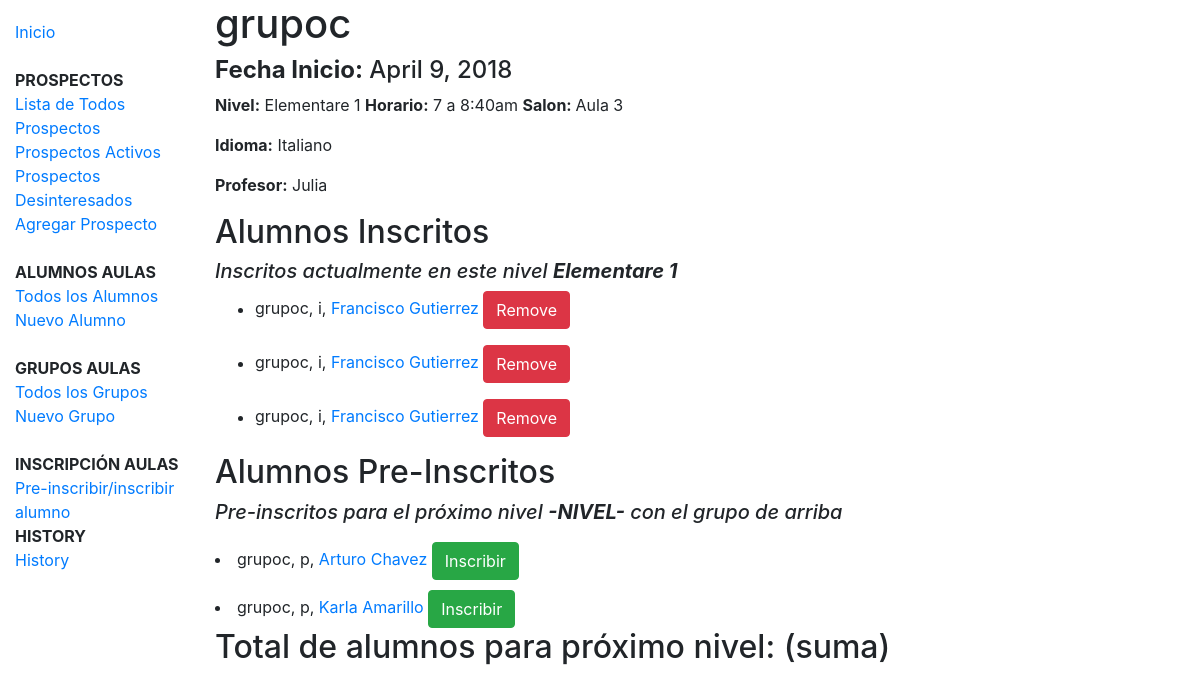
Page /grupos/grupo/3 on the committed database.
### grupos/models.py (models this page shows, shortened)
class Grupo(models.Model):
    nombre = models.CharField(max_length=100, unique=True)
    fecha_inicio = models.DateField(null=True, blank=True)
    idioma = models.ForeignKey(Idioma, on_delete=models.SET_NULL, null=True)
    nivel = models.ForeignKey(Nivel, on_delete=models.SET_NULL, null=True)
    horario = models.ForeignKey('Horario', on_delete=models.SET_NULL, null=True)
    profesor = models.ForeignKey('Profesor', on_delete=models.SET_NULL, null=True)
    salon = models.ForeignKey('Salon', on_delete=models.SET_NULL, null=True)
    members = models.ManyToManyField('Alumno',related_name='preubanormal', through='Membership')
    def __str__(self):
        return self.nombre

class Nivel(models.Model):
    idioma = models.ForeignKey(Idioma, on_delete=models.CASCADE, null=True)
    name = models.CharField(max_length=100, help_text="Ingresa el nivel)")
    def __str__(self):
        return self.name

class Horario(models.Model):
    name = models.CharField(max_length=100, help_text="Ingresa el horario")
    def __str__(self):
        return self.name

class Salon(models.Model):
    name = models.CharField(max_length=100, help_text="Ingresa el aula")
    def __str__(self):
        return self.name

class Idioma(models.Model):
    name = models.CharField(max_length=100, help_text="Ingresa el idioma de interés (Inglés, Español etc.)")
    def __str__(self):
        return self.name

class Profesor(models.Model):
    name = models.CharField(max_length=100, help_text="Ingresa el profesor")
    def __str__(self):
        return self.name

class Membership(models.Model):
    STATUS = (
        ('i', 'Inscrito'),
        ('p', 'Pre-inscrito'),
    )
    alumno = models.ForeignKey(Alumno, on_delete=models.CASCADE)
    grupo = models.ForeignKey(Grupo, on_delete=models.CASCADE, null=True)
    status = models.CharField(max_length=1, choices=STATUS, blank=True, default='p')

class Alumno(models.Model):
    nombre = models.CharField(max_length=100)
    apaterno = models.CharField(max_length=100)
    amaterno = models.CharField(max_length=100, blank=True, null=True)
    cel = models.IntegerField(blank=True, null=True)
    tel = models.IntegerField(blank=True, null=True)
    email = models.EmailField(blank=True, null=True)
    fecha_nacimiento = models.DateField(null=True, blank=True)
    direccion = models.CharField(max_length=400)
    def get_absolute_url(self):
        return reverse('alumno-detail', kwargs={'pk': self.pk})
    def __str__(self):
        return self.nombre + ' ' + self.apaterno

### grupos/views.py (the view)
# urls.py: path('grupo/<int:pk>', views.GrupoDetailView.as_view(), name='grupo-detail'),
class GrupoDetailView(generic.DetailView):
    model = Grupo

### grupos/templates/grupos/grupo_detail.html
{% extends "base_generic.html" %}
{% block content %}
<h1>{{ grupo.nombre }}</h1>
<h4><b>Fecha Inicio:</b> {{ grupo.fecha_inicio }}</h4>
<p><b>Nivel:</b> {{ grupo.nivel }}   <b>Horario:</b> {{ grupo.horario }} <b>Salon: </b>{{ grupo.salon }}</p>
<p><b>Idioma:</b> {{ grupo.idioma }}</p>
<p><b>Profesor:</b> {{ grupo.profesor }}</p>
<h2>Alumnos Inscritos</h2>
<h5><i>Inscritos actualmente en este nivel <b>{{ grupo.nivel }}</b></i></h5>
{% for x in grupo.membership_set.all %}
{% if x.status == 'i' %}
  <ul>
    <li>{{ x.grupo }}, {{ x.status }}, <a href="{{ x.alumno.get_absolute_url }}">{{ x.alumno }}</a> <a class="btn btn-danger" href="{% url 'remover-miembro' x.pk %}">Remove</a></li>
  </ul>
{% endif %}
{% endfor %}
<h2>Alumnos Pre-Inscritos</h2>
<h5><i>Pre-inscritos para el próximo nivel <b>-NIVEL-</b> con el grupo de arriba</i></h5>
{% for x in grupo.membership_set.all %}
{% if x.status == 'p' %}
<li style="padding-top:10px">{{ x.grupo }}, {{ x.status }}, <a href="{{ x.alumno.get_absolute_url }}">{{ x.alumno }}</a> <a class="btn btn-success" href="{% url 'inscribir-miembro' x.pk %}">Inscribir</a></li>
{% endif %}
{% endfor %}
<h2>Total de alumnos para próximo nivel: (suma)</h2>
{% endblock %}

### rows in the picture
Grupo: nombre "grupoc", fecha_inicio "April 9, 2018", nivel "Elementare 1", horario "7 a 8:40am", salon "Aula 3", idioma "Italiano", profesor "Julia"
Membership: grupo "grupoc", status "i", alumno "Francisco Gutierrez"
Membership: grupo "grupoc", status "i", alumno "Francisco Gutierrez"
Membership: grupo "grupoc", status "i", alumno "Francisco Gutierrez"
Membership: grupo "grupoc", status "p", alumno "Arturo Chavez"
Membership: grupo "grupoc", status "p", alumno "Karla Amarillo"
